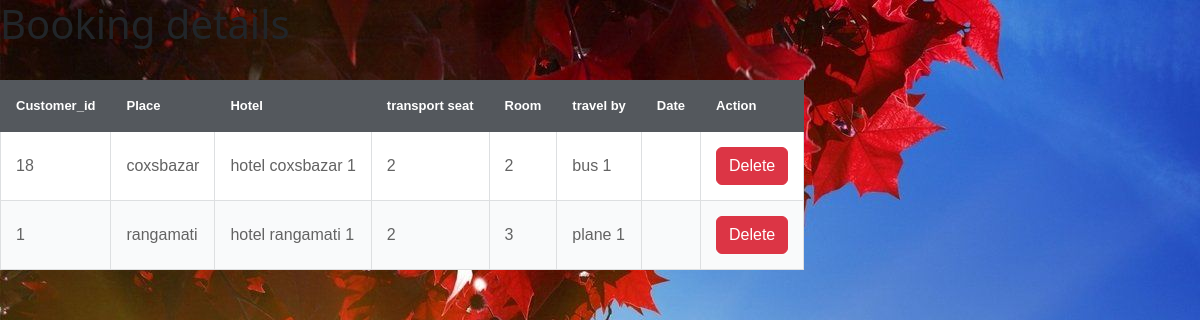
The page /booking_details.php on the database its author committed.
### tables this page shows
CREATE TABLE `booking` (
  `id` int(100) NOT NULL,
  `cust_id` int(11) NOT NULL,
  `place_name` varchar(100) NOT NULL,
  `hotel_name` varchar(100) NOT NULL,
  `need_trans_seat` int(100) NOT NULL,
  `need_room` int(100) NOT NULL,
  `trans_name` varchar(100) NOT NULL
);

### booking_details.php (the view, shortened to what this page needs)
<!DOCTYPE html>
<?php
    include('connection.php');
?>
<head>
<link  href="https://cdn.jsdelivr.net/npm/bootstrap@5.3.0-alpha1/dist/css/bootstrap.min.css" rel="stylesheet">
</head>
<html>
    <body>
    <link rel="stylesheet" href="table.css">
        <h1>Booking details</h1>
         <br>
<table>
<thead>
<tr>
                <td>Customer_id</td>
                <td>Place</td>
                <td>Hotel</td>
                <td>transport seat</td>
                <td>Room</td>
                <td>travel by</td>
                <td>Date</td>
                <td>Action</td>
</tr>
</thead>
<tbody>
<?php
                $sql = "SELECT * FROM `booking`";
                $result = $conn->query($sql);
                if($result->num_rows>0)
                {
                    while($row = $result->fetch_assoc())
                    {
            ?>
    <tr>
                <td><?php echo $row['cust_id']; ?></td>
                <td><?php echo $row['place_name']; ?></td>
                <td><?php echo $row['hotel_name']; ?></td>
                <td><?php echo $row['need_trans_seat']; ?></td>
                <td><?php echo $row['need_room']; ?></td>
                <td><?php echo $row['trans_name']; ?></td>
                <td><?php echo $row['Cust_date']; ?></td>
                <td>
                <a class="btn btn-danger"href="deletebooking.php?id=<?php echo $row['cust_id'];?>"onclick="return confirm ('are you sure you want to delete it ?')">Delete</a></td>
    </tr>
   <?php }
  } ?>
</tbody>
        </table>
    </body>
</html>

### table.css (style rules this page uses)
body { background:url(../Image/eiffel2.jpg) no-repeat; }
table { border-collapse: collapse; font-family: Tahoma, Geneva, sans-serif; }
table td { padding: 15px; }
table thead td { background-color: #54585d; color: #ffffff; font-weight: bold; font-size: 13px; border: 1px solid #54585d; }
table tbody td { color: #636363; border: 1px solid #dddfe1; }
table tbody tr { background-color: #f9fafb; }
table tbody tr:nth-child(odd) { background-color: #ffffff; }

### rows shown on the page
booking: cust "18", place_name "coxsbazar", hotel_name "hotel coxsbazar 1", need_trans_seat "2", need_room "2", trans_name "bus 1"
booking: cust "1", place_name "rangamati", hotel_name "hotel rangamati 1", need_trans_seat "2", need_room "3", trans_name "plane 1"
